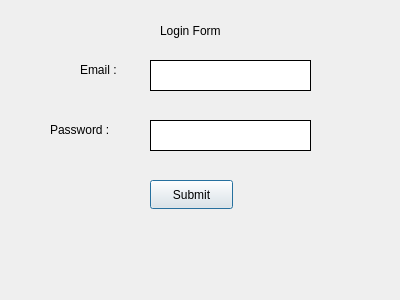
<?xml version="1.0" encoding="UTF-8"?>
<ui version="4.0">
 <class>Login</class>
 <widget class="QDialog" name="Login">
  <property name="geometry">
   <rect>
    <x>0</x>
    <y>0</y>
    <width>400</width>
    <height>300</height>
   </rect>
  </property>
  <property name="minimumSize">
   <size>
    <width>50</width>
    <height>50</height>
   </size>
  </property>
  <property name="windowTitle">
   <string>Dialog</string>
  </property>
  <widget class="QPushButton" name="pushButton">
   <property name="geometry">
    <rect>
     <x>150</x>
     <y>180</y>
     <width>83</width>
     <height>29</height>
    </rect>
   </property>
   <property name="styleSheet">
    <string notr="true"/>
   </property>
   <property name="text">
    <string>Submit</string>
   </property>
  </widget>
  <widget class="QTextEdit" name="textEdit">
   <property name="geometry">
    <rect>
     <x>150</x>
     <y>60</y>
     <width>161</width>
     <height>31</height>
    </rect>
   </property>
   <property name="styleSheet">
    <string notr="true">border : 1px solid black;</string>
   </property>
  </widget>
  <widget class="QTextEdit" name="textEdit_2">
   <property name="geometry">
    <rect>
     <x>150</x>
     <y>120</y>
     <width>161</width>
     <height>31</height>
    </rect>
   </property>
   <property name="styleSheet">
    <string notr="true">border : 1px solid black;</string>
   </property>
  </widget>
  <widget class="QLabel" name="label_2">
   <property name="geometry">
    <rect>
     <x>80</x>
     <y>60</y>
     <width>63</width>
     <height>20</height>
    </rect>
   </property>
   <property name="text">
    <string>Email :</string>
   </property>
  </widget>
  <widget class="QLabel" name="label_3">
   <property name="geometry">
    <rect>
     <x>50</x>
     <y>120</y>
     <width>71</width>
     <height>20</height>
    </rect>
   </property>
   <property name="text">
    <string>Password :</string>
   </property>
  </widget>
  <widget class="QLabel" name="label">
   <property name="geometry">
    <rect>
     <x>160</x>
     <y>10</y>
     <width>91</width>
     <height>41</height>
    </rect>
   </property>
   <property name="text">
    <string>Login Form</string>
   </property>
  </widget>
 </widget>
 <resources/>
 <connections/>
</ui>
